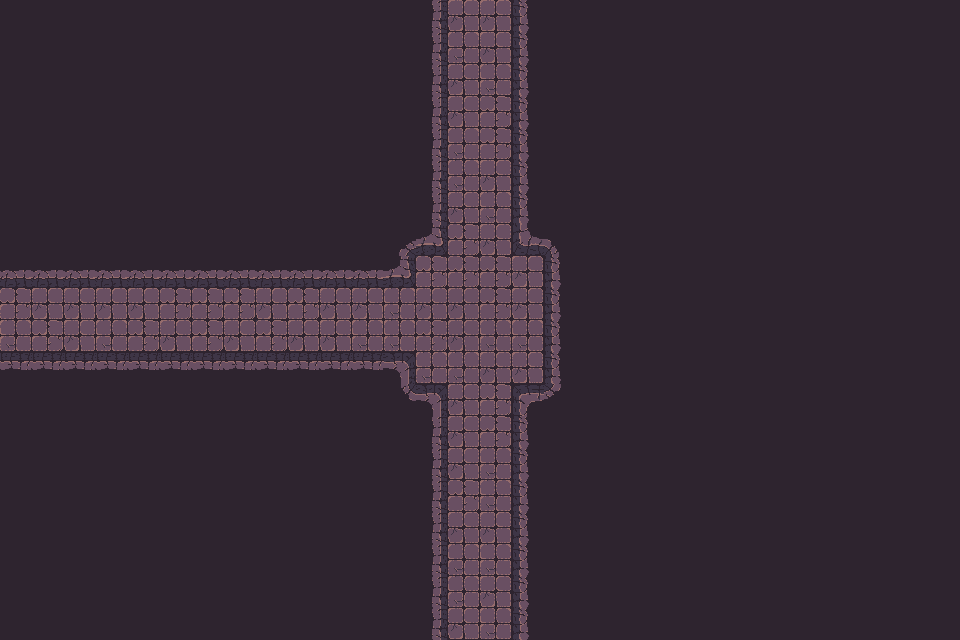

A 2D game scene composited from a Tiled map and its tileset images. What follows is a short description and the map's XML, with every tile layer's data as written:
An orthogonal 30x20 tile map with 32x32 px tiles, 1 tile layer (Tile layer 1), 2 tilesets and 57 objects.

<map version="1.10" tiledversion="1.11.2" orientation="orthogonal" renderorder="right-down" width="30" height="20" tilewidth="32" tileheight="32" infinite="0" nextlayerid="3" nextobjectid="1">
    <tileset firstgid="1" name="Town Tileset" tilewidth="32" tileheight="32" tilecount="64" columns="8">
        <image source="../../../tiles/World H Tileset.png" trans="ff00ff" width="256" height="256" />
        <tile id="4">
            <objectgroup draworder="index" id="2">
                <object id="1" x="0" y="0" width="32" height="32" />
            </objectgroup>
        </tile>
        <tile id="5">
            <objectgroup draworder="index" id="2">
                <object id="1" x="0" y="0" width="32" height="32" />
            </objectgroup>
        </tile>
        <tile id="6">
            <objectgroup draworder="index" id="2">
                <object id="1" x="0" y="0" width="32" height="32" />
            </objectgroup>
        </tile>
        <tile id="7">
            <objectgroup draworder="index" id="2">
                <object id="1" x="0" y="0" width="32" height="32" />
            </objectgroup>
        </tile>
        <tile id="8">
            <objectgroup draworder="index" id="2">
                <object id="1" x="0" y="0" width="32" height="32" />
            </objectgroup>
        </tile>
        <tile id="10">
            <objectgroup draworder="index" id="2">
                <object id="1" x="0" y="32" width="32" height="0" />
            </objectgroup>
        </tile>
        <tile id="11">
            <objectgroup draworder="index" id="2">
                <object id="1" x="0" y="32" width="32" height="0" />
                <object id="2" x="32" y="0" width="0" height="32" />
            </objectgroup>
        </tile>
        <tile id="12">
            <objectgroup draworder="index" id="2">
                <object id="1" x="32" y="0" width="0" height="32" />
            </objectgroup>
        </tile>
        <tile id="13">
            <objectgroup draworder="index" id="2">
                <object id="1" x="0" y="32" width="32" height="0" />
                <object id="2" x="0" y="32" width="32" height="0" />
                <object id="3" x="0" y="0" width="0" height="32" />
            </objectgroup>
        </tile>
        <tile id="14">
            <objectgroup draworder="index" id="2">
                <object id="1" x="0" y="0" width="0" height="32" />
            </objectgroup>
        </tile>
        <tile id="16">
            <objectgroup draworder="index" id="2">
                <object id="1" x="0" y="0" width="32" height="32" />
            </objectgroup>
        </tile>
        <tile id="24">
            <objectgroup draworder="index" id="2">
                <object id="1" x="0" y="0" width="32" height="32" />
            </objectgroup>
        </tile>
    </tileset>
    <tileset firstgid="65" name="Dungeon Crawler Tileset" tilewidth="32" tileheight="32" tilecount="100" columns="10">
        <image source="../../../tiles/Dungeon_Tile.png" trans="" width="320" height="320" />
        <tile id="2">
            <objectgroup draworder="index" id="2">
                <object id="1" x="0" y="0" width="32" height="32" />
            </objectgroup>
        </tile>
        <tile id="3">
            <objectgroup draworder="index" id="2">
                <object id="1" x="0" y="0" width="32" height="32" />
            </objectgroup>
        </tile>
        <tile id="4">
            <objectgroup draworder="index" id="2">
                <object id="1" x="0" y="0" width="32" height="32" />
            </objectgroup>
        </tile>
        <tile id="5">
            <objectgroup draworder="index" id="2">
                <object id="1" x="0" y="0" width="32" height="32" />
            </objectgroup>
        </tile>
        <tile id="6">
            <objectgroup draworder="index" id="2">
                <object id="1" x="0" y="0" width="32" height="32" />
            </objectgroup>
        </tile>
        <tile id="8">
            <objectgroup draworder="index" id="2">
                <object id="1" x="0" y="0" width="32" height="32" />
            </objectgroup>
        </tile>
        <tile id="12">
            <objectgroup draworder="index" id="2">
                <object id="1" x="0" y="0" width="32" height="32" />
            </objectgroup>
        </tile>
        <tile id="13">
            <objectgroup draworder="index" id="2">
                <object id="1" x="0" y="0" width="32" height="32" />
            </objectgroup>
        </tile>
        <tile id="14">
            <objectgroup draworder="index" id="2">
                <object id="1" x="0" y="0" width="32" height="32" />
            </objectgroup>
        </tile>
        <tile id="15">
            <objectgroup draworder="index" id="2">
                <object id="1" x="0" y="0" width="32" height="32" />
            </objectgroup>
        </tile>
        <tile id="16">
            <objectgroup draworder="index" id="2">
                <object id="1" x="0" y="0" width="32" height="32" />
            </objectgroup>
        </tile>
        <tile id="18">
            <objectgroup draworder="index" id="2">
                <object id="1" x="0" y="0" width="32" height="32" />
            </objectgroup>
        </tile>
        <tile id="22">
            <objectgroup draworder="index" id="2">
                <object id="1" x="0" y="0" width="32" height="32" />
            </objectgroup>
        </tile>
        <tile id="23">
            <objectgroup draworder="index" id="2">
                <object id="1" x="0" y="0" width="32" height="32" />
            </objectgroup>
        </tile>
        <tile id="24">
            <objectgroup draworder="index" id="2">
                <object id="1" x="0" y="0" width="32" height="32" />
            </objectgroup>
        </tile>
        <tile id="25">
            <objectgroup draworder="index" id="2">
                <object id="1" x="0" y="0" width="32" height="32" />
            </objectgroup>
        </tile>
        <tile id="26">
            <objectgroup draworder="index" id="2">
                <object id="1" x="0" y="0" width="32" height="32" />
            </objectgroup>
        </tile>
        <tile id="28">
            <objectgroup draworder="index" id="2">
                <object id="1" x="0" y="0" width="32" height="32" />
            </objectgroup>
        </tile>
        <tile id="32">
            <objectgroup draworder="index" id="2">
                <object id="1" x="0" y="0" width="32" height="32" />
            </objectgroup>
        </tile>
        <tile id="33">
            <objectgroup draworder="index" id="2">
                <object id="1" x="0" y="0" width="32" height="32" />
            </objectgroup>
        </tile>
        <tile id="34">
            <objectgroup draworder="index" id="2">
                <object id="1" x="0" y="0" width="32" height="32" />
            </objectgroup>
        </tile>
        <tile id="35">
            <objectgroup draworder="index" id="2">
                <object id="1" x="0" y="0" width="32" height="32" />
            </objectgroup>
        </tile>
        <tile id="36">
            <objectgroup draworder="index" id="2">
                <object id="1" x="0" y="0" width="32" height="32" />
            </objectgroup>
        </tile>
        <tile id="38">
            <objectgroup draworder="index" id="2">
                <object id="1" x="0" y="0" width="32" height="32" />
            </objectgroup>
        </tile>
        <tile id="42">
            <objectgroup draworder="index" id="2">
                <object id="1" x="0" y="0" width="32" height="32" />
            </objectgroup>
        </tile>
        <tile id="43">
            <objectgroup draworder="index" id="2">
                <object id="1" x="0" y="0" width="32" height="32" />
            </objectgroup>
        </tile>
        <tile id="44">
            <objectgroup draworder="index" id="2">
                <object id="1" x="0" y="0" width="32" height="32" />
            </objectgroup>
        </tile>
        <tile id="45">
            <objectgroup draworder="index" id="2">
                <object id="1" x="0" y="0" width="32" height="32" />
            </objectgroup>
        </tile>
        <tile id="46">
            <objectgroup draworder="index" id="2">
                <object id="1" x="0" y="0" width="32" height="32" />
            </objectgroup>
        </tile>
        <tile id="48">
            <objectgroup draworder="index" id="2">
                <object id="1" x="0" y="0" width="32" height="32" />
            </objectgroup>
        </tile>
        <tile id="52">
            <objectgroup draworder="index" id="2">
                <object id="1" x="0" y="0" width="32" height="32" />
            </objectgroup>
        </tile>
        <tile id="53">
            <objectgroup draworder="index" id="2">
                <object id="1" x="0" y="0" width="32" height="32" />
            </objectgroup>
        </tile>
        <tile id="54">
            <objectgroup draworder="index" id="2">
                <object id="1" x="0" y="0" width="32" height="32" />
            </objectgroup>
        </tile>
        <tile id="55">
            <objectgroup draworder="index" id="2">
                <object id="1" x="0" y="0" width="32" height="32" />
            </objectgroup>
        </tile>
        <tile id="56">
            <objectgroup draworder="index" id="2">
                <object id="1" x="0" y="0" width="32" height="32" />
            </objectgroup>
        </tile>
        <tile id="58">
            <objectgroup draworder="index" id="2">
                <object id="1" x="0" y="0" width="32" height="32" />
            </objectgroup>
        </tile>
        <tile id="62">
            <objectgroup draworder="index" id="2">
                <object id="1" x="0" y="0" width="32" height="32" />
            </objectgroup>
        </tile>
        <tile id="63">
            <objectgroup draworder="index" id="2">
                <object id="1" x="0" y="0" width="32" height="32" />
            </objectgroup>
        </tile>
        <tile id="64">
            <objectgroup draworder="index" id="2">
                <object id="1" x="0" y="0" width="32" height="32" />
            </objectgroup>
        </tile>
        <tile id="65">
            <objectgroup draworder="index" id="2">
                <object id="1" x="0" y="0" width="32" height="32" />
            </objectgroup>
        </tile>
        <tile id="66">
            <objectgroup draworder="index" id="2">
                <object id="1" x="0" y="0" width="32" height="32" />
            </objectgroup>
        </tile>
        <tile id="68">
            <objectgroup draworder="index" id="2">
                <object id="1" x="0" y="0" width="32" height="32" />
            </objectgroup>
        </tile>
    </tileset>
    <layer id="1" name="Tile layer 1" width="30" height="20">
        <data encoding="csv">
122,122,122,122,122,122,122,122,122,122,122,122,122,77,75,75,79,122,122,122,122,122,122,122,122,122,122,122,122,122,
122,122,122,122,122,122,122,122,122,122,122,122,122,77,66,75,79,122,122,122,122,122,122,122,122,122,122,122,122,122,
122,122,122,122,122,122,122,122,122,122,122,122,122,77,75,66,79,122,122,122,122,122,122,122,122,122,122,122,122,122,
122,122,122,122,122,122,122,122,122,122,122,122,122,77,75,65,79,122,122,122,122,122,122,122,122,122,122,122,122,122,
122,122,122,122,122,122,122,122,122,122,122,122,122,77,66,65,79,122,122,122,122,122,122,122,122,122,122,122,122,122,
122,122,122,122,122,122,122,122,122,122,122,122,122,77,66,75,79,122,122,122,122,122,122,122,122,122,122,122,122,122,
122,122,122,122,122,122,122,122,122,122,122,122,122,77,75,66,79,122,122,122,122,122,122,122,122,122,122,122,122,122,
122,122,122,122,122,122,122,122,122,122,122,122,67,103,65,75,100,69,122,122,122,122,122,122,122,122,122,122,122,122,
68,68,68,68,68,68,68,68,68,68,68,68,103,65,65,65,75,79,122,122,122,122,122,122,122,122,122,122,122,122,
65,75,75,75,75,65,65,65,75,65,75,75,66,75,75,65,75,79,122,122,122,122,122,122,122,122,122,122,122,122,
66,65,75,66,65,75,65,75,65,75,75,66,66,65,75,66,66,79,122,122,122,122,122,122,122,122,122,122,122,122,
88,88,88,88,88,88,88,88,88,88,88,88,73,66,66,75,75,79,122,122,122,122,122,122,122,122,122,122,122,122,
122,122,122,122,122,122,122,122,122,122,122,122,87,73,75,65,70,89,122,122,122,122,122,122,122,122,122,122,122,122,
122,122,122,122,122,122,122,122,122,122,122,122,122,77,75,65,79,122,122,122,122,122,122,122,122,122,122,122,122,122,
122,122,122,122,122,122,122,122,122,122,122,122,122,77,75,66,79,122,122,122,122,122,122,122,122,122,122,122,122,122,
122,122,122,122,122,122,122,122,122,122,122,122,122,77,65,66,79,122,122,122,122,122,122,122,122,122,122,122,122,122,
122,122,122,122,122,122,122,122,122,122,122,122,122,77,75,75,79,122,122,122,122,122,122,122,122,122,122,122,122,122,
122,122,122,122,122,122,122,122,122,122,122,122,122,77,66,66,79,122,122,122,122,122,122,122,122,122,122,122,122,122,
122,122,122,122,122,122,122,122,122,122,122,122,122,77,66,75,79,122,122,122,122,122,122,122,122,122,122,122,122,122,
122,122,122,122,122,122,122,122,122,122,122,122,122,77,75,66,79,122,122,122,122,122,122,122,122,122,122,122,122,122
        </data>
    </layer>
</map>
